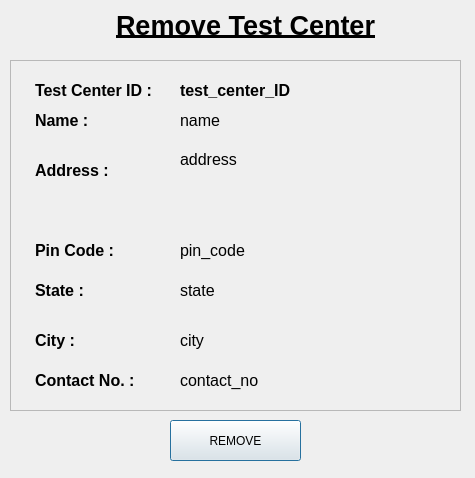
<?xml version="1.0" encoding="UTF-8"?>
<ui version="4.0">
 <class>removeTestCenter</class>
 <widget class="QDialog" name="removeTestCenter">
  <property name="geometry">
   <rect>
    <x>0</x>
    <y>0</y>
    <width>475</width>
    <height>478</height>
   </rect>
  </property>
  <property name="windowTitle">
   <string/>
  </property>
  <widget class="QLabel" name="title">
   <property name="geometry">
    <rect>
     <x>20</x>
     <y>0</y>
     <width>451</width>
     <height>51</height>
    </rect>
   </property>
   <property name="text">
    <string>&lt;html&gt;&lt;head/&gt;&lt;body&gt;&lt;p align=&quot;center&quot;&gt;&lt;span style=&quot; font-size:20pt; font-weight:600; text-decoration: underline;&quot;&gt;Remove Test Center&lt;/span&gt;&lt;/p&gt;&lt;/body&gt;&lt;/html&gt;</string>
   </property>
  </widget>
  <widget class="QPushButton" name="removeButton">
   <property name="geometry">
    <rect>
     <x>170</x>
     <y>420</y>
     <width>131</width>
     <height>41</height>
    </rect>
   </property>
   <property name="text">
    <string>REMOVE</string>
   </property>
  </widget>
  <widget class="QFrame" name="frame">
   <property name="geometry">
    <rect>
     <x>10</x>
     <y>60</y>
     <width>451</width>
     <height>351</height>
    </rect>
   </property>
   <property name="styleSheet">
    <string notr="true"/>
   </property>
   <property name="frameShape">
    <enum>QFrame::StyledPanel</enum>
   </property>
   <property name="frameShadow">
    <enum>QFrame::Raised</enum>
   </property>
   <widget class="QLabel" name="nameLabel">
    <property name="geometry">
     <rect>
      <x>25</x>
      <y>40</y>
      <width>81</width>
      <height>41</height>
     </rect>
    </property>
    <property name="text">
     <string>&lt;html&gt;&lt;head/&gt;&lt;body&gt;&lt;p&gt;&lt;span style=&quot; font-size:12pt; font-weight:600;&quot;&gt;Name :&lt;/span&gt;&lt;/p&gt;&lt;/body&gt;&lt;/html&gt;</string>
    </property>
   </widget>
   <widget class="QLabel" name="addressLabel">
    <property name="geometry">
     <rect>
      <x>25</x>
      <y>90</y>
      <width>91</width>
      <height>41</height>
     </rect>
    </property>
    <property name="text">
     <string>&lt;html&gt;&lt;head/&gt;&lt;body&gt;&lt;p&gt;&lt;span style=&quot; font-size:12pt; font-weight:600;&quot;&gt;Address :&lt;/span&gt;&lt;/p&gt;&lt;/body&gt;&lt;/html&gt;</string>
    </property>
   </widget>
   <widget class="QLabel" name="contactLabel">
    <property name="geometry">
     <rect>
      <x>25</x>
      <y>300</y>
      <width>131</width>
      <height>41</height>
     </rect>
    </property>
    <property name="text">
     <string>&lt;html&gt;&lt;head/&gt;&lt;body&gt;&lt;p&gt;&lt;span style=&quot; font-size:12pt; font-weight:600;&quot;&gt;Contact No. :&lt;/span&gt;&lt;/p&gt;&lt;/body&gt;&lt;/html&gt;</string>
    </property>
   </widget>
   <widget class="QLabel" name="stateLabel">
    <property name="geometry">
     <rect>
      <x>25</x>
      <y>210</y>
      <width>61</width>
      <height>41</height>
     </rect>
    </property>
    <property name="text">
     <string>&lt;html&gt;&lt;head/&gt;&lt;body&gt;&lt;p&gt;&lt;span style=&quot; font-size:12pt; font-weight:600;&quot;&gt;State :&lt;/span&gt;&lt;/p&gt;&lt;/body&gt;&lt;/html&gt;</string>
    </property>
   </widget>
   <widget class="QLabel" name="pinCodeLabel">
    <property name="geometry">
     <rect>
      <x>25</x>
      <y>170</y>
      <width>91</width>
      <height>41</height>
     </rect>
    </property>
    <property name="text">
     <string>&lt;html&gt;&lt;head/&gt;&lt;body&gt;&lt;p&gt;&lt;span style=&quot; font-size:12pt; font-weight:600;&quot;&gt;Pin Code :&lt;/span&gt;&lt;/p&gt;&lt;/body&gt;&lt;/html&gt;</string>
    </property>
   </widget>
   <widget class="QLabel" name="cityLabel">
    <property name="geometry">
     <rect>
      <x>25</x>
      <y>260</y>
      <width>61</width>
      <height>41</height>
     </rect>
    </property>
    <property name="text">
     <string>&lt;html&gt;&lt;head/&gt;&lt;body&gt;&lt;p&gt;&lt;span style=&quot; font-size:12pt; font-weight:600;&quot;&gt;City :&lt;/span&gt;&lt;/p&gt;&lt;/body&gt;&lt;/html&gt;</string>
    </property>
   </widget>
   <widget class="QLabel" name="name">
    <property name="geometry">
     <rect>
      <x>170</x>
      <y>40</y>
      <width>281</width>
      <height>41</height>
     </rect>
    </property>
    <property name="styleSheet">
     <string notr="true">font-size:12pt;</string>
    </property>
    <property name="text">
     <string>name</string>
    </property>
   </widget>
   <widget class="QLabel" name="address">
    <property name="geometry">
     <rect>
      <x>170</x>
      <y>90</y>
      <width>281</width>
      <height>71</height>
     </rect>
    </property>
    <property name="styleSheet">
     <string notr="true">font-size:12pt;</string>
    </property>
    <property name="text">
     <string>address</string>
    </property>
    <property name="alignment">
     <set>Qt::AlignLeading|Qt::AlignLeft|Qt::AlignTop</set>
    </property>
   </widget>
   <widget class="QLabel" name="pinCode">
    <property name="geometry">
     <rect>
      <x>170</x>
      <y>170</y>
      <width>181</width>
      <height>41</height>
     </rect>
    </property>
    <property name="styleSheet">
     <string notr="true">font-size:12pt;</string>
    </property>
    <property name="text">
     <string>pin_code</string>
    </property>
   </widget>
   <widget class="QLabel" name="state">
    <property name="geometry">
     <rect>
      <x>170</x>
      <y>210</y>
      <width>181</width>
      <height>41</height>
     </rect>
    </property>
    <property name="styleSheet">
     <string notr="true">font-size:12pt;</string>
    </property>
    <property name="text">
     <string>state</string>
    </property>
   </widget>
   <widget class="QLabel" name="city">
    <property name="geometry">
     <rect>
      <x>170</x>
      <y>260</y>
      <width>181</width>
      <height>41</height>
     </rect>
    </property>
    <property name="styleSheet">
     <string notr="true">font-size:12pt;</string>
    </property>
    <property name="text">
     <string>city</string>
    </property>
   </widget>
   <widget class="QLabel" name="contactNo">
    <property name="geometry">
     <rect>
      <x>170</x>
      <y>305</y>
      <width>181</width>
      <height>31</height>
     </rect>
    </property>
    <property name="styleSheet">
     <string notr="true">font-size:12pt;</string>
    </property>
    <property name="text">
     <string>contact_no</string>
    </property>
   </widget>
   <widget class="QLabel" name="IDLabel">
    <property name="geometry">
     <rect>
      <x>25</x>
      <y>10</y>
      <width>141</width>
      <height>41</height>
     </rect>
    </property>
    <property name="text">
     <string>&lt;html&gt;&lt;head/&gt;&lt;body&gt;&lt;p&gt;&lt;span style=&quot; font-size:12pt; font-weight:600;&quot;&gt;Test Center ID :&lt;/span&gt;&lt;/p&gt;&lt;/body&gt;&lt;/html&gt;</string>
    </property>
   </widget>
   <widget class="QLabel" name="testCenterID">
    <property name="geometry">
     <rect>
      <x>170</x>
      <y>10</y>
      <width>281</width>
      <height>41</height>
     </rect>
    </property>
    <property name="styleSheet">
     <string notr="true">font-size:12pt;
font-weight:bold;</string>
    </property>
    <property name="text">
     <string>test_center_ID</string>
    </property>
   </widget>
  </widget>
 </widget>
 <resources/>
 <connections/>
</ui>
